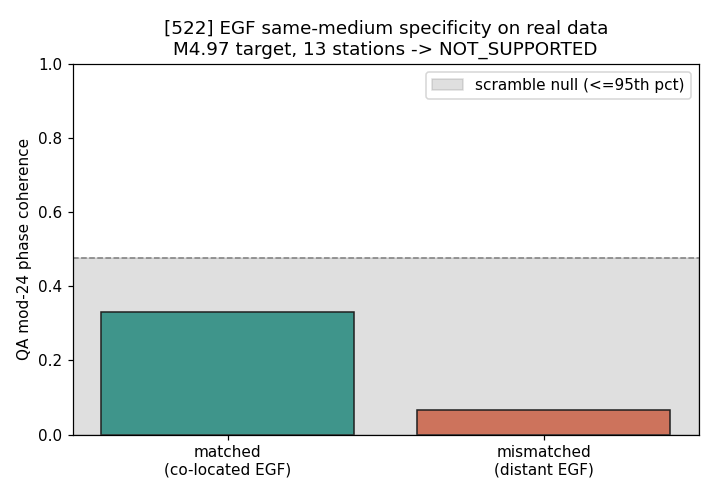

Recreate this plot in Python.
#!/usr/bin/env python3
# QA_COMPLIANCE = "observer=cross_spectral_phase_to_QA mod24; qa_neg=conjugation=time reversal; coherence is observer readout (Theorem NT)"
# RT1_OBSERVER_FILE: seismic cross-spectral phases are observer-layer projections, not QA state.
"""
Cert [522] EGF specificity test on REAL data -- identify the medium empirically.

The real-data failure of qa_seismic_tr_real.py came from re-emitting through a
GUESSED medium (constant velocity). Fink's mirror never needs to know the medium --
it re-emits through the SAME real medium. Here we do that computationally with an
EMPIRICAL GREEN'S FUNCTION: a CO-LOCATED companion event E records the true medium
G_i from the target T's source patch (R_i^E = G_i * Src_E).

Observable (the [522] operator on real records): the QA mod-24 quantized phase of the
per-station cross-spectrum
    CS_i = sum_{f in band} R_i^T(f) * conj(R_i^EGF(f)).
For the MATCHED (co-located) EGF the shared medium cancels (R^T conj(R^E) ~ |G_i|^2 *
Src_T Src_E*, |G_i|^2 real) -> CS_i phase is ~station-independent -> the unit-phasor
stack is COHERENT. For a MISMATCHED (distant) EGF the path differs (G_i^T != G_i^Ep)
-> a station-dependent residual phase -> the stack DECOHERES. qa_neg (conjugation) is
the time reversal.

  coherence C = | (1/N) sum_i exp(2*pi*i*(Q_i - 1)/24) |,  Q_i in {1..24}.

CLAIM (cert [518]/[522] same-medium fingerprint, on real earthquakes):
  MATCHED (co-located EGF) coherence >> MISMATCHED (distant EGF) coherence,
  and MATCHED beats a phase-scramble null while MISMATCHED does not.

Theorem NT: cross-spectral phase + band choice are observer inputs (crossed once,
in); the QA phase is an integer mod 24; the coherence is an observer readout (out).
"""
from __future__ import annotations
import json
from pathlib import Path

import numpy as np
from obspy import read, UTCDateTime

DATA = Path("data/seismic_egf")
M = 24
FS = 20.0                 # Hz common resample rate
WIN_S = 50.0              # seconds after origin
BAND = (0.5, 2.0)         # Hz cross-spectral band
N_NULL = 5000
SNR_MIN = 3.0             # keep a station only if all three events clear this SNR
RNG = np.random.default_rng(522)

PREREG = {
    "primary": "C_matched > C_mismatched (co-located EGF focuses, distant EGF does not)",
    "matched_significant_p": 0.01,          # C_matched beats scramble null at p<0.01
    "mismatched_null_min_p": 0.05,          # C_mismatched consistent with null (p>=0.05)
    "band_hz": list(BAND), "win_s": WIN_S, "fs_hz": FS, "modulus": M, "n_null": N_NULL,
    "note": "criteria fixed in source before running; EGF = co-located companion event",
}


def qmod(n):
    return ((np.asarray(n, np.int64) - 1) % M) + 1


def prep(tr, origin):
    tr = tr.copy()
    tr.detrend("demean"); tr.detrend("linear")
    tr.trim(origin, origin + WIN_S, pad=True, fill_value=0.0)
    tr.resample(FS)
    tr.detrend("demean"); tr.taper(0.05)
    tr.filter("bandpass", freqmin=BAND[0], freqmax=BAND[1], corners=4, zerophase=True)
    n = int(WIN_S * FS)
    d = tr.data.astype(float)[:n]
    if d.size < n:
        d = np.pad(d, (0, n - d.size))
    return d


def spectrum(d):
    return np.fft.rfft(d)


def snr(tr, origin):
    """Band-limited SNR = rms(post-origin signal) / rms(pre-origin noise)."""
    tr = tr.copy(); tr.detrend("demean"); tr.detrend("linear")
    tr.trim(origin - 8.0, origin + 42.0, pad=True, fill_value=0.0)
    tr.resample(FS); tr.taper(0.05)
    tr.filter("bandpass", freqmin=BAND[0], freqmax=BAND[1], corners=4, zerophase=True)
    d = tr.data.astype(float)
    ns = int(8.0 * FS)
    noise = d[:ns]; sig = d[ns:]
    rn = np.sqrt(np.mean(noise * noise)) + 1e-12
    return float(np.sqrt(np.mean(sig * sig)) / rn)


def main():
    ev = json.loads((DATA / "events.json").read_text())
    stations = json.loads((DATA / "stations.json").read_text())
    oT = UTCDateTime(ev["T"]["origin_time"])
    oE = UTCDateTime(ev["E"]["origin_time"])
    oP = UTCDateTime(ev["Ep"]["origin_time"])

    def by_code(fname):
        st = read(str(DATA / fname))
        return {f"{tr.stats.network}.{tr.stats.station}": tr for tr in st}

    T, E, P = by_code("T.mseed"), by_code("E.mseed"), by_code("Ep.mseed")
    n = int(WIN_S * FS)
    freqs = np.fft.rfftfreq(n, 1.0 / FS)
    band = (freqs >= BAND[0]) & (freqs <= BAND[1])

    phi_match, phi_mis, codes = [], [], []
    n_snr_drop = 0
    for code in sorted(set(T) & set(E) & set(P) & set(stations)):
        if min(snr(T[code], oT), snr(E[code], oE), snr(P[code], oP)) < SNR_MIN:
            n_snr_drop += 1
            continue
        RT = spectrum(prep(T[code], oT))[band]
        RE = spectrum(prep(E[code], oE))[band]
        RP = spectrum(prep(P[code], oP))[band]
        cs_m = np.sum(RT * np.conj(RE))          # matched: co-located EGF
        cs_p = np.sum(RT * np.conj(RP))          # mismatched: distant EGF
        phi_match.append(np.angle(cs_m)); phi_mis.append(np.angle(cs_p)); codes.append(code)
    phi_match = np.array(phi_match); phi_mis = np.array(phi_mis)
    N = len(codes)
    if N < 5:
        raise SystemExit(f"only {N} stations clear SNR>={SNR_MIN}; too few for the test")

    def coherence(phi, quantize=True):
        if quantize:
            q = qmod(np.rint(phi * M / (2.0 * np.pi)).astype(np.int64))
            phi = 2.0 * np.pi * (q - 1) / M
        return float(np.abs(np.sum(np.exp(1j * phi))) / N)

    C_match = coherence(phi_match)
    C_mis = coherence(phi_mis)
    # full-precision (no mod-24) diagnostic: is the signal there before quantization?
    C_match_full = coherence(phi_match, quantize=False)
    C_mis_full = coherence(phi_mis, quantize=False)
    print(f"(SNR>={SNR_MIN}: kept {N} stations, dropped {n_snr_drop})")
    print(f"(full-precision coherence: matched {C_match_full:.3f}, mismatched {C_mis_full:.3f} "
          f"-> mod-24 vs full tells whether quantization is the limiter)")

    # phase-scramble null: N random phases -> coherence (single number, no grid search)
    null = np.array([coherence(RNG.uniform(-np.pi, np.pi, size=N)) for _ in range(N_NULL)])
    p_match = float((np.sum(null >= C_match) + 1) / (N_NULL + 1))
    p_mis = float((np.sum(null >= C_mis) + 1) / (N_NULL + 1))

    print(f"EGF specificity test -- real M{ev['T']['magnitude']} target, "
          f"{N} common stations, band {BAND[0]}-{BAND[1]} Hz")
    print(f"  EGF matched (co-located, {ev['hypo_km_E_to_T']:.1f} km): "
          f"E M{ev['E']['magnitude']}")
    print(f"  EGF mismatched (distant, {ev['hypo_km_Ep_to_T']:.1f} km): "
          f"Ep M{ev['Ep']['magnitude']}")
    print(f"PRE-REGISTERED: {json.dumps(PREREG)}\n")
    print(f"[MATCHED]    co-located-EGF coherence C={C_match:.3f}  (scramble-null p={p_match:.4f})")
    print(f"[MISMATCHED] distant-EGF    coherence C={C_mis:.3f}  (scramble-null p={p_mis:.4f})")
    print(f"  null coherence: {null.mean():.3f}+/-{null.std():.3f} (95th pct {np.percentile(null,95):.3f})")

    specificity = bool(C_match > C_mis)
    matched_sig = bool(p_match < PREREG["matched_significant_p"])
    mismatched_null = bool(p_mis >= PREREG["mismatched_null_min_p"])
    verdict = ("SUPPORTED" if (specificity and matched_sig and mismatched_null)
               else "PARTIAL" if (specificity and matched_sig)
               else "NOT_SUPPORTED")
    print(f"\nDECISION (pre-registered): specificity C_match>C_mis={specificity}, "
          f"matched beats null (p<{PREREG['matched_significant_p']})={matched_sig}, "
          f"mismatched ~ null (p>={PREREG['mismatched_null_min_p']})={mismatched_null} -> {verdict}")

    results = {
        "events": {k: ev[k] for k in ("T", "E", "Ep")},
        "hypo_km_E_to_T": ev["hypo_km_E_to_T"], "hypo_km_Ep_to_T": ev["hypo_km_Ep_to_T"],
        "n_stations": N, "stations": codes, "pre_registration": PREREG,
        "matched": {"coherence": C_match, "coherence_full_precision": C_match_full, "scramble_p": p_match},
        "mismatched": {"coherence": C_mis, "coherence_full_precision": C_mis_full, "scramble_p": p_mis},
        "n_snr_dropped": n_snr_drop,
        "null": {"mean": float(null.mean()), "std": float(null.std()),
                 "pct95": float(np.percentile(null, 95))},
        "decision": {"specificity": specificity, "matched_significant": matched_sig,
                     "mismatched_is_null": mismatched_null, "verdict": verdict},
    }
    out = Path("results/seismic"); out.mkdir(parents=True, exist_ok=True)
    (out / "qa_seismic_egf_specificity_results.json").write_text(json.dumps(results, indent=2))
    print("\nsaved -> results/seismic/qa_seismic_egf_specificity_results.json")

    try:
        import matplotlib; matplotlib.use("Agg")
        import matplotlib.pyplot as plt
        fig, ax = plt.subplots(figsize=(6.5, 4.5))
        ax.bar(["matched\n(co-located EGF)", "mismatched\n(distant EGF)"], [C_match, C_mis],
               color=["#2a9d8f", "#e76f51"], edgecolor="k")
        ax.axhspan(0, np.percentile(null, 95), color="gray", alpha=0.25,
                   label="scramble null (<=95th pct)")
        ax.axhline(np.percentile(null, 95), color="gray", ls="--", lw=1)
        ax.set_ylabel("QA mod-24 phase coherence"); ax.set_ylim(0, 1)
        ax.set_title(f"[522] EGF same-medium specificity on real data\n"
                     f"M{ev['T']['magnitude']} target, {N} stations -> {verdict}")
        ax.legend()
        fig.tight_layout(); fig.savefig("qa_seismic_egf_specificity.png", dpi=110)
        print("saved -> qa_seismic_egf_specificity.png")
    except Exception as e:  # noqa: BLE001
        print(f"(figure skipped: {e})")


if __name__ == "__main__":
    main()
